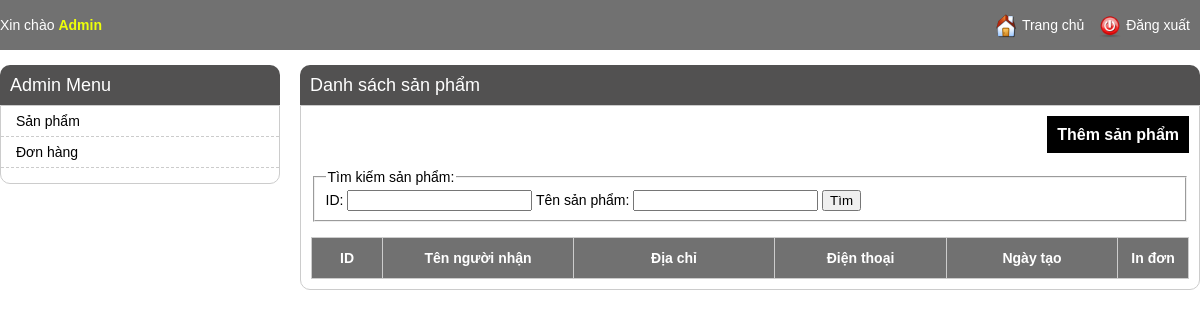
/admin/order_listing.php (signed in), run on an earlier commit of the app's database.
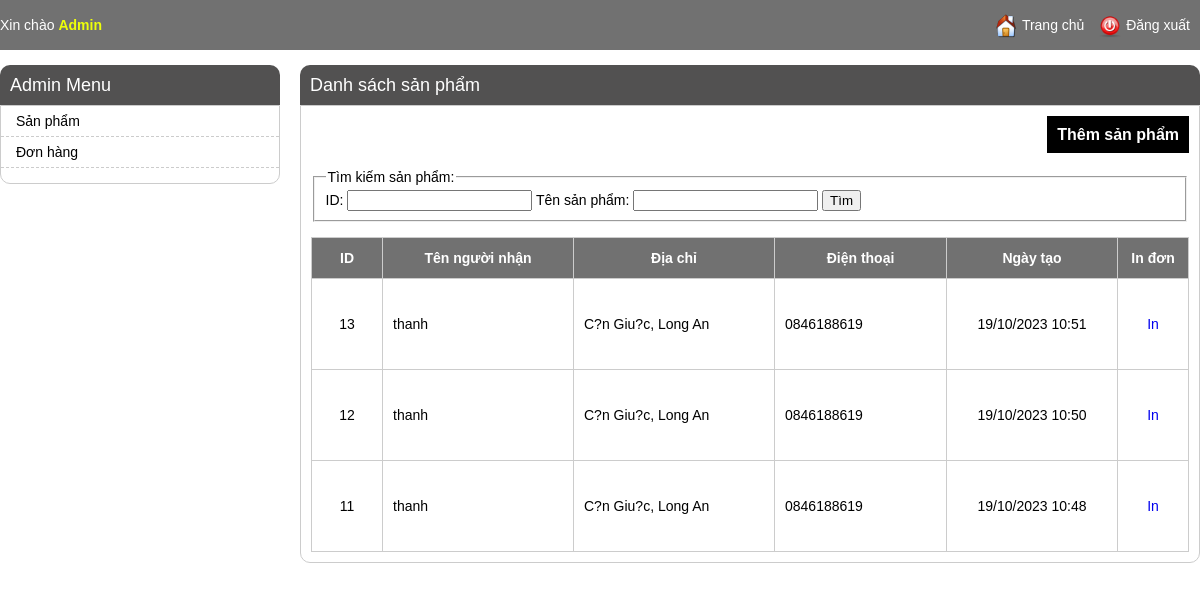
And on a later commit of the database.
### tables this page shows
CREATE TABLE IF NOT EXISTS `orders` (
  `id` int NOT NULL AUTO_INCREMENT,
  `name` varchar(255) NOT NULL,
  `phone` varchar(255) DEFAULT NULL,
  `address` varchar(500) NOT NULL,
  `note` text NOT NULL,
  `total` int NOT NULL,
  `created_time` int NOT NULL,
  `last_updated` int NOT NULL,
  PRIMARY KEY (`id`)
);

### admin/order_listing.php (the view, shortened to what this page needs)
<?php
include 'header.php';
$config_name = "product";
$config_title = "sản phẩm";
if (!empty($_SESSION['current_user'])) {
    $item_per_page = (!empty($_GET['per_page'])) ? $_GET['per_page'] : 10;
    $current_page = (!empty($_GET['page'])) ? $_GET['page'] : 1;
    $offset = ($current_page - 1) * $item_per_page;
    if(!empty($where)){
        $orders = mysqli_query($con, "SELECT * FROM `orders` where (".$where.") ORDER BY `id` DESC LIMIT " . $item_per_page . " OFFSET " . $offset);
    }else{
        $orders = mysqli_query($con, "SELECT * FROM `orders` ORDER BY `id` DESC LIMIT " . $item_per_page . " OFFSET " . $offset);
    }
    ?>
    <div class="main-content">
        <h1>Danh sách <?= $config_title ?></h1>
        <div class="listing-items">
            <div class="buttons">
                <a href="./<?= $config_name ?>_editing.php">Thêm <?= $config_title ?></a>
            </div>
            <div class="listing-search">
                <form id="<?= $config_name ?>-search-form" action="<?= $config_name ?>_listing.php?action=search" method="POST">
                    <fieldset>
                        <legend>Tìm kiếm <?= $config_title ?>:</legend>
                        ID: <input type="text" name="id" value="<?= !empty($id) ? $id : "" ?>" />
                        Tên <?= $config_title ?>: <input type="text" name="name" value="<?= !empty($name) ? $name : "" ?>" />
                        <input type="submit" value="Tìm" />
                    </fieldset>
                </form>
            </div>
            <ul>
                <li class="listing-item-heading">
                    <div class="listing-prop listing-id">ID</div>
                    <div class="listing-prop listing-name">Tên người nhận</div>
                    <div class="listing-prop listing-address">Địa chỉ</div>
                    <div class="listing-prop listing-phone">Điện thoại</div>
                    <div class="listing-prop listing-button">
                        In đơn
                    </div>
                    <div class="listing-prop listing-time">Ngày tạo</div>
                </li>
                <?php  while ($row = mysqli_fetch_array($orders)) { ?>
                <li>
                    <div class="listing-prop listing-id"><?=$row['id']?></div>
                    <div class="listing-prop listing-name"><?=$row['name']?></div>
                    <div class="listing-prop listing-address"><?=$row['address']?></div>
                    <div class="listing-prop listing-phone"><?=$row['phone']?></div>
                    <div class="listing-prop listing-button">
                        <a href="order_printing.php?id=<?=$row['id']?>" target="_blank">In</a>
                    </div>
                    <div class="listing-prop listing-time"><?=date('d/m/Y H:i', $row['created_time'])?></div>
                </li>
                <?php  } ?>
            </ul>
        </div>
    </div>
    <?php
}
?>

What changed in the data, as far as the page shows it:
added orders: id "13", name "thanh", address "C?n Giu?c, Long An", phone "0846188619", created_time "19/10/2023 10:51"
added orders: id "12", name "thanh", address "C?n Giu?c, Long An", phone "0846188619", created_time "19/10/2023 10:50"
added orders: id "11", name "thanh", address "C?n Giu?c, Long An", phone "0846188619", created_time "19/10/2023 10:48"
